Frame 1 (no input): blank canvas, image omitted
Frame 60 (no input): blank canvas, image omitted
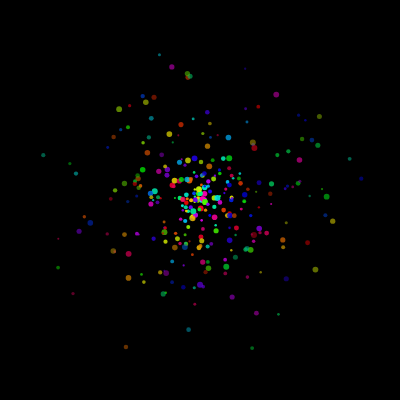
Frame 120 (the mouse pressed at the canvas centre since frame 60)

The p5.js sketch whose frames 1 and 60 were blank and that drew this single picture after the mouse press (run headless with seeded random() and noise() and a simulated clock; from frame 60 on, the mouse is pressed at the canvas centre):

// p5.js sketch
// ── sketch.js
let particles = [];
const maxParticles = 1000;
const hueRange = 255;

function setup() {
  createCanvas(400, 400);
  colorMode(HSB, hueRange, 100, 100, 1);
}

function draw() {
  background(0, 0, 0, 1);

  if (mouseIsPressed) {
    for (let i = 0; i < 5; i++) {
      particles.push(new Particle(mouseX, mouseY));
    }
  }

  for (let i = particles.length - 1; i >= 0; i--) {
    const p = particles[i];
    p.update();
    p.display();

    if (p.isDead()) {
      particles.splice(i, 1);
    }
  }
}

class Particle {
  constructor(x, y) {
    this.pos = createVector(x, y);
    this.vel = p5.Vector.random2D().mult(random(1, 3));
    this.acc = createVector(0, 0);
    this.hue = random(hueRange);
    this.sat = 100;
    this.bri = 100;
    this.alpha = 1;
    this.size = random(2, 6);
    this.lifespan = 255;
  }

  update() {
    this.vel.add(this.acc);
    this.pos.add(this.vel);
    this.acc.mult(0);

    this.lifespan -= 2;
    this.alpha = map(this.lifespan, 0, 255, 0, 1);
    this.bri = map(this.lifespan, 0, 255, 30, 100);
  }

  display() {
    noStroke();
    fill(this.hue, this.sat, this.bri, this.alpha);
    ellipse(this.pos.x, this.pos.y, this.size);
  }

  isDead() {
    return this.lifespan < 0;
  }
}
